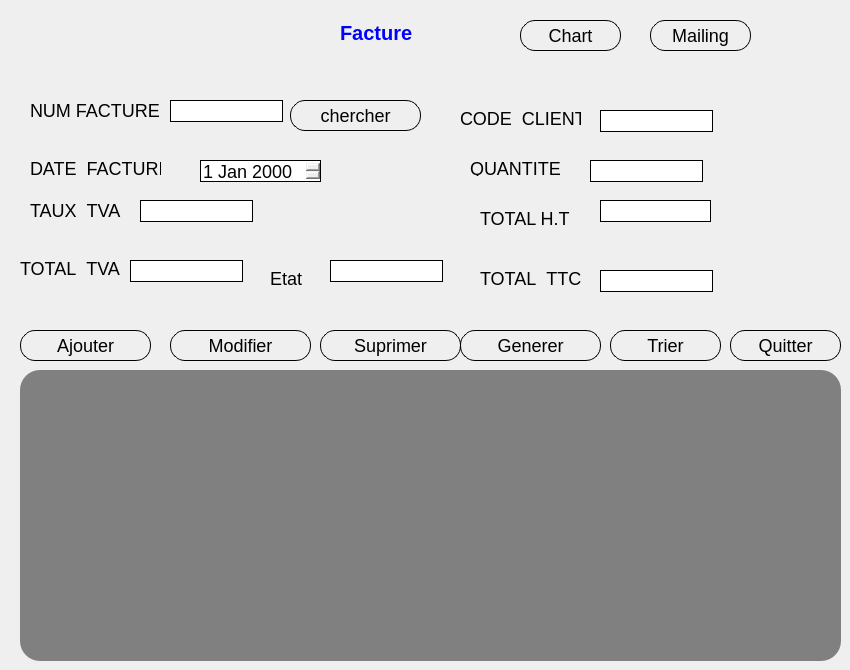
    <widget class="QWidget" name="facture_ajouter">
     <widget class="QLabel" name="appHeader_2">
      <property name="geometry">
       <rect>
        <x>340</x>
        <y>20</y>
        <width>101</width>
        <height>25</height>
       </rect>
      </property>
      <property name="font">
       <font>
        <pointsize>15</pointsize>
        <weight>75</weight>
        <bold>true</bold>
       </font>
      </property>
      <property name="styleSheet">
       <string notr="true">color:#0000FF;</string>
      </property>
      <property name="text">
       <string>Facture</string>
      </property>
     </widget>
     <widget class="QPushButton" name="chart">
      <property name="geometry">
       <rect>
        <x>520</x>
        <y>20</y>
        <width>101</width>
        <height>31</height>
       </rect>
      </property>
      <property name="styleSheet">
       <string notr="true">  border: 1px solid black;
    border-radius: 15px;
    color: solid black; 
    font-size: 18px;</string>
      </property>
      <property name="text">
       <string>Chart</string>
      </property>
     </widget>
     <widget class="QPushButton" name="mailing">
      <property name="geometry">
       <rect>
        <x>650</x>
        <y>20</y>
        <width>101</width>
        <height>31</height>
       </rect>
      </property>
      <property name="styleSheet">
       <string notr="true">  border: 1px solid black;
    border-radius: 15px;
    color: solid black; 
    font-size: 18px;</string>
      </property>
      <property name="text">
       <string>Mailing</string>
      </property>
     </widget>
     <widget class="QLabel" name="label_numfacture">
      <property name="geometry">
       <rect>
        <x>30</x>
        <y>100</y>
        <width>131</width>
        <height>21</height>
       </rect>
      </property>
      <property name="styleSheet">
       <string notr="true">



    
    color: solid black; 
    font-size: 18px;</string>
      </property>
      <property name="text">
       <string>NUM FACTURE</string>
      </property>
     </widget>
     <widget class="QLineEdit" name="lineEdit_numfacture">
      <property name="geometry">
       <rect>
        <x>170</x>
        <y>100</y>
        <width>113</width>
        <height>22</height>
       </rect>
      </property>
      <property name="styleSheet">
       <string notr="true">


   border: 1px solid black;
    border-radius: 15px;
    color: solid black; 
    font-size: 18px;</string>
      </property>
     </widget>
     <widget class="QPushButton" name="pushButton_chercher">
      <property name="geometry">
       <rect>
        <x>290</x>
        <y>100</y>
        <width>131</width>
        <height>31</height>
       </rect>
      </property>
      <property name="styleSheet">
       <string notr="true">


   border: 1px solid black;
    border-radius: 15px;
    color: solid black; 
    font-size: 18px;</string>
      </property>
      <property name="text">
       <string>chercher</string>
      </property>
     </widget>
     <widget class="QLabel" name="label_codeclient">
      <property name="geometry">
       <rect>
        <x>460</x>
        <y>110</y>
        <width>121</width>
        <height>16</height>
       </rect>
      </property>
      <property name="styleSheet">
       <string notr="true">



    
    color: solid black; 
    font-size: 18px;</string>
      </property>
      <property name="text">
       <string>CODE_CLIENT</string>
      </property>
     </widget>
     <widget class="QLineEdit" name="lineEdit_codeclient">
      <property name="geometry">
       <rect>
        <x>600</x>
        <y>110</y>
        <width>113</width>
        <height>22</height>
       </rect>
      </property>
      <property name="styleSheet">
       <string notr="true">


   border: 1px solid black;
    border-radius: 15px;
    color: solid black; 
    font-size: 18px;</string>
      </property>
     </widget>
     <widget class="QLabel" name="label_2">
      <property name="geometry">
       <rect>
        <x>30</x>
        <y>160</y>
        <width>131</width>
        <height>16</height>
       </rect>
      </property>
      <property name="styleSheet">
       <string notr="true">



    
    color: solid black; 
    font-size: 18px;</string>
      </property>
      <property name="text">
       <string>DATE_FACTURE</string>
      </property>
     </widget>
     <widget class="QDateEdit" name="lineEdit_datefacture">
      <property name="geometry">
       <rect>
        <x>200</x>
        <y>160</y>
        <width>121</width>
        <height>22</height>
       </rect>
      </property>
      <property name="styleSheet">
       <string notr="true">


   border: 1px solid black;
    border-radius: 15px;
    color: solid black; 
    font-size: 18px;</string>
      </property>
     </widget>
     <widget class="QLabel" name="label_quantite">
      <property name="geometry">
       <rect>
        <x>470</x>
        <y>160</y>
        <width>91</width>
        <height>16</height>
       </rect>
      </property>
      <property name="styleSheet">
       <string notr="true">



    
    color: solid black; 
    font-size: 18px;</string>
      </property>
      <property name="text">
       <string>QUANTITE</string>
      </property>
     </widget>
     <widget class="QLineEdit" name="lineEdit_quantite">
      <property name="geometry">
       <rect>
        <x>590</x>
        <y>160</y>
        <width>113</width>
        <height>22</height>
       </rect>
      </property>
      <property name="styleSheet">
       <string notr="true">


   border: 1px solid black;
    border-radius: 15px;
    color: solid black; 
    font-size: 18px;</string>
      </property>
     </widget>
     <widget class="QLabel" name="label_tauxtva">
      <property name="geometry">
       <rect>
        <x>30</x>
        <y>200</y>
        <width>91</width>
        <height>20</height>
       </rect>
      </property>
      <property name="styleSheet">
       <string notr="true">



    
    color: solid black; 
    font-size: 18px;</string>
      </property>
      <property name="text">
       <string>TAUX_TVA</string>
      </property>
     </widget>
     <widget class="QLineEdit" name="lineEdit_tauxtva">
      <property name="geometry">
       <rect>
        <x>140</x>
        <y>200</y>
        <width>113</width>
        <height>22</height>
       </rect>
      </property>
      <property name="styleSheet">
       <string notr="true">


   border: 1px solid black;
    border-radius: 15px;
    color: solid black; 
    font-size: 18px;</string>
      </property>
     </widget>
     <widget class="QLabel" name="label_totalht">
      <property name="geometry">
       <rect>
        <x>480</x>
        <y>210</y>
        <width>101</width>
        <height>16</height>
       </rect>
      </property>
      <property name="styleSheet">
       <string notr="true">



    
    color: solid black; 
    font-size: 18px;</string>
      </property>
      <property name="text">
       <string>TOTAL H.T</string>
      </property>
     </widget>
     <widget class="QLineEdit" name="lineEdit_totalht">
      <property name="geometry">
       <rect>
        <x>600</x>
        <y>200</y>
        <width>111</width>
        <height>22</height>
       </rect>
      </property>
      <property name="styleSheet">
       <string notr="true">


   border: 1px solid black;
    border-radius: 15px;
    color: solid black; 
    font-size: 18px;</string>
      </property>
     </widget>
     <widget class="QLabel" name="label_totaltva">
      <property name="geometry">
       <rect>
        <x>20</x>
        <y>260</y>
        <width>101</width>
        <height>16</height>
       </rect>
      </property>
      <property name="styleSheet">
       <string notr="true">



    
    color: solid black; 
    font-size: 18px;</string>
      </property>
      <property name="text">
       <string>TOTAL_TVA</string>
      </property>
     </widget>
     <widget class="QLineEdit" name="lineEdit_totaltva">
      <property name="enabled">
       <bool>true</bool>
      </property>
      <property name="geometry">
       <rect>
        <x>130</x>
        <y>260</y>
        <width>113</width>
        <height>22</height>
       </rect>
      </property>
      <property name="styleSheet">
       <string notr="true">


   border: 1px solid black;
    border-radius: 15px;
    color: solid black; 
    font-size: 18px;</string>
      </property>
     </widget>
     <widget class="QLabel" name="label_totalttc_2">
      <property name="geometry">
       <rect>
        <x>270</x>
        <y>270</y>
        <width>41</width>
        <height>16</height>
       </rect>
      </property>
      <property name="styleSheet">
       <string notr="true">



    
    color: solid black; 
    font-size: 18px;</string>
      </property>
      <property name="text">
       <string>Etat</string>
      </property>
     </widget>
     <widget class="QLineEdit" name="lineEdit_etat_2">
      <property name="enabled">
       <bool>true</bool>
      </property>
      <property name="geometry">
       <rect>
        <x>330</x>
        <y>260</y>
        <width>113</width>
        <height>22</height>
       </rect>
      </property>
      <property name="styleSheet">
       <string notr="true">


   border: 1px solid black;
    border-radius: 15px;
    color: solid black; 
    font-size: 18px;</string>
      </property>
     </widget>
     <widget class="QLabel" name="label_totalttc">
      <property name="geometry">
       <rect>
        <x>480</x>
        <y>270</y>
        <width>111</width>
        <height>16</height>
       </rect>
      </property>
      <property name="styleSheet">
       <string notr="true">



    
    color: solid black; 
    font-size: 18px;</string>
      </property>
      <property name="text">
       <string>TOTAL_TTC</string>
      </property>
     </widget>
     <widget class="QLineEdit" name="lineEdit_totalttc">
      <property name="enabled">
       <bool>true</bool>
      </property>
      <property name="geometry">
       <rect>
        <x>600</x>
        <y>270</y>
        <width>113</width>
        <height>22</height>
       </rect>
      </property>
      <property name="styleSheet">
       <string notr="true">


   border: 1px solid black;
    border-radius: 15px;
    color: solid black; 
    font-size: 18px;</string>
      </property>
     </widget>
     <widget class="QPushButton" name="pushButton_ajouter">
      <property name="geometry">
       <rect>
        <x>20</x>
        <y>330</y>
        <width>131</width>
        <height>31</height>
       </rect>
      </property>
      <property name="styleSheet">
       <string notr="true">


   border: 1px solid black;
    border-radius: 15px;
    color: solid black; 
    font-size: 18px;</string>
      </property>
      <property name="text">
       <string>Ajouter</string>
      </property>
     </widget>
     <widget class="QPushButton" name="pushButton_modifier">
      <property name="geometry">
       <rect>
        <x>170</x>
        <y>330</y>
        <width>141</width>
        <height>31</height>
       </rect>
      </property>
      <property name="styleSheet">
       <string notr="true">  border: 1px solid black;
    border-radius: 15px;
    color: solid black; 
    font-size: 18px;</string>
      </property>
      <property name="text">
       <string>Modifier</string>
      </property>
     </widget>
     <widget class="QPushButton" name="pushButton_suprimer">
      <property name="geometry">
       <rect>
        <x>320</x>
        <y>330</y>
        <width>141</width>
        <height>31</height>
       </rect>
      </property>
      <property name="styleSheet">
       <string notr="true">  border: 1px solid black;
    border-radius: 15px;
    color: solid black; 
    font-size: 18px;</string>
      </property>
      <property name="text">
       <string>Suprimer</string>
      </property>
     </widget>
     <widget class="QPushButton" name="pushButton_generer">
      <property name="geometry">
       <rect>
        <x>460</x>
        <y>330</y>
        <width>141</width>
        <height>31</height>
       </rect>
      </property>
      <property name="styleSheet">
       <string notr="true">  border: 1px solid black;
    border-radius: 15px;
    color: solid black; 
    font-size: 18px;</string>
      </property>
      <property name="text">
       <string>Generer</string>
      </property>
     </widget>
     <widget class="QPushButton" name="trier">
      <property name="geometry">
       <rect>
        <x>610</x>
        <y>330</y>
        <width>111</width>
        <height>31</height>
       </rect>
      </property>
      <property name="styleSheet">
       <string notr="true">  border: 1px solid black;
    border-radius: 15px;
    color: solid black; 
    font-size: 18px;</string>
      </property>
      <property name="text">
       <string>Trier</string>
      </property>
     </widget>
     <widget class="QPushButton" name="pushButton_quitter">
      <property name="geometry">
       <rect>
        <x>730</x>
        <y>330</y>
        <width>111</width>
        <height>31</height>
       </rect>
      </property>
      <property name="styleSheet">
       <string notr="true">  border: 1px solid black;
    border-radius: 15px;
    color: solid black; 
    font-size: 18px;</string>
      </property>
      <property name="text">
       <string>Quitter</string>
      </property>
     </widget>
     <widget class="QTextBrowser" name="textpdf">
      <property name="geometry">
       <rect>
        <x>490</x>
        <y>410</y>
        <width>256</width>
        <height>192</height>
       </rect>
      </property>
     </widget>
     <widget class="QTableView" name="tableViewsql">
      <property name="geometry">
       <rect>
        <x>20</x>
        <y>370</y>
        <width>821</width>
        <height>291</height>
       </rect>
      </property>
      <property name="styleSheet">
       <string notr="true">background-color :  #808080	; 
border-radius : 20px;




    
    color: solid black; 
    font-size: 18px;</string>
      </property>
     </widget>
    </widget>
